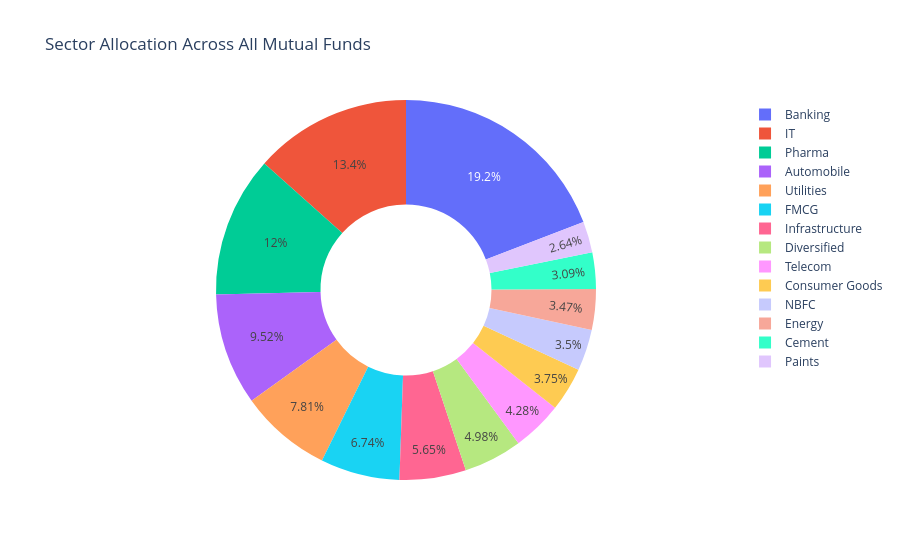
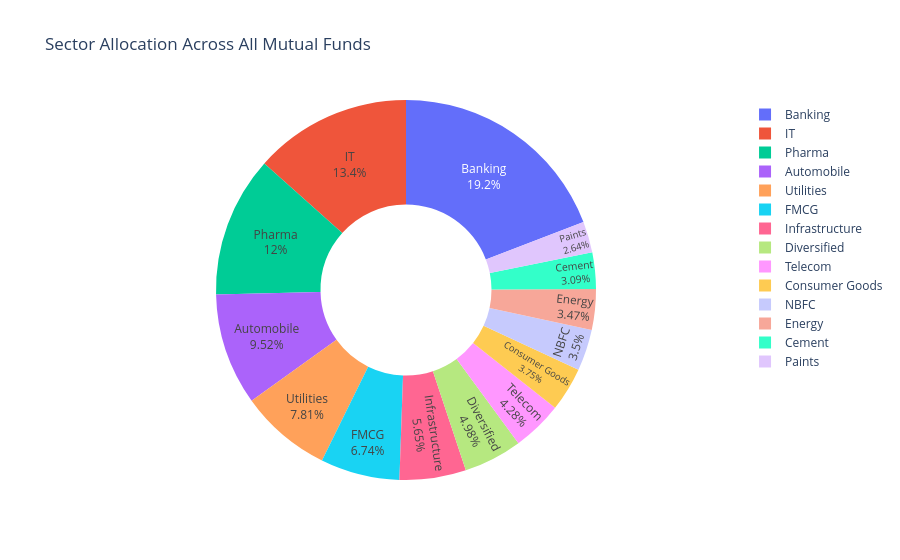

The cell these charts' notebook holds for them, in order:
### Code cell
fig = px.pie(
    sector_weights,
    values='weight_pct',
    names='sector',
    hole = 0.45,
    title = 'Sector Allocation Across All Mutual Funds'
)
fig.show()

fig.update_traces(textposition='inside', textinfo='percent+label')

fig.show()

### Figure 1 — Plotly figure (JSON) as saved in the notebook; plotly's stock layout.template omitted (floating-point values rounded to 4 significant figures)
{"data": [{"domain": {"x": [0, 1], "y": [0, 1]}, "hole": 0.45, "hovertemplate": "sector=%{label}<br>weight_pct=%{value}<extra></extra>", "labels": ["Banking", "IT", "Pharma", "Automobile", "Utilities", "FMCG", "Infrastructure", "Diversified", "Telecom", "Consumer Goods", "NBFC", "Energy", "Cement", "Paints"], "legendgroup": "", "name": "", "showlegend": true, "type": "pie", "values": [652.3, 455.5, 407.4, 323.6, 265.5, 229.1, 192.2, 169.2, 145.6, 127.6, 119.1, 117.9, 105.0, 89.86]}], "layout": {"legend": {"tracegroupgap": 0}, "title": {"text": "Sector Allocation Across All Mutual Funds"}}}

### Figure 2 — Plotly figure (JSON) as saved in the notebook; plotly's stock layout.template omitted (floating-point values rounded to 4 significant figures)
{"data": [{"domain": {"x": [0, 1], "y": [0, 1]}, "hole": 0.45, "hovertemplate": "sector=%{label}<br>weight_pct=%{value}<extra></extra>", "labels": ["Banking", "IT", "Pharma", "Automobile", "Utilities", "FMCG", "Infrastructure", "Diversified", "Telecom", "Consumer Goods", "NBFC", "Energy", "Cement", "Paints"], "legendgroup": "", "name": "", "showlegend": true, "textinfo": "percent+label", "textposition": "inside", "type": "pie", "values": [652.3, 455.5, 407.4, 323.6, 265.5, 229.1, 192.2, 169.2, 145.6, 127.6, 119.1, 117.9, 105.0, 89.86]}], "layout": {"legend": {"tracegroupgap": 0}, "title": {"text": "Sector Allocation Across All Mutual Funds"}}}
